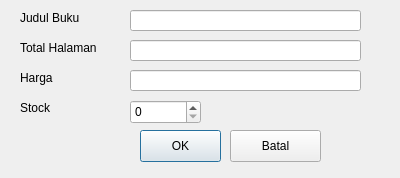
<?xml version="1.0" encoding="UTF-8"?>
<ui version="4.0">
 <class>Dialog</class>
 <widget class="QDialog" name="Dialog">
  <property name="geometry">
   <rect>
    <x>0</x>
    <y>0</y>
    <width>400</width>
    <height>178</height>
   </rect>
  </property>
  <property name="windowTitle">
   <string>Tambah/Ubah Buku</string>
  </property>
  <widget class="QLabel" name="label">
   <property name="geometry">
    <rect>
     <x>20</x>
     <y>10</y>
     <width>81</width>
     <height>16</height>
    </rect>
   </property>
   <property name="text">
    <string>Judul Buku</string>
   </property>
  </widget>
  <widget class="QLabel" name="label_2">
   <property name="geometry">
    <rect>
     <x>20</x>
     <y>40</y>
     <width>91</width>
     <height>16</height>
    </rect>
   </property>
   <property name="text">
    <string>Total Halaman</string>
   </property>
  </widget>
  <widget class="QLabel" name="label_3">
   <property name="geometry">
    <rect>
     <x>20</x>
     <y>70</y>
     <width>60</width>
     <height>16</height>
    </rect>
   </property>
   <property name="text">
    <string>Harga</string>
   </property>
  </widget>
  <widget class="QLineEdit" name="txtJudulBuku">
   <property name="geometry">
    <rect>
     <x>130</x>
     <y>10</y>
     <width>231</width>
     <height>21</height>
    </rect>
   </property>
  </widget>
  <widget class="QLineEdit" name="txtTotalHal">
   <property name="geometry">
    <rect>
     <x>130</x>
     <y>40</y>
     <width>231</width>
     <height>21</height>
    </rect>
   </property>
  </widget>
  <widget class="QLineEdit" name="txtHarga">
   <property name="geometry">
    <rect>
     <x>130</x>
     <y>70</y>
     <width>231</width>
     <height>21</height>
    </rect>
   </property>
  </widget>
  <widget class="QPushButton" name="btnOk">
   <property name="geometry">
    <rect>
     <x>140</x>
     <y>130</y>
     <width>81</width>
     <height>32</height>
    </rect>
   </property>
   <property name="text">
    <string>OK</string>
   </property>
  </widget>
  <widget class="QPushButton" name="btnBatal">
   <property name="geometry">
    <rect>
     <x>230</x>
     <y>130</y>
     <width>91</width>
     <height>32</height>
    </rect>
   </property>
   <property name="text">
    <string>Batal</string>
   </property>
  </widget>
  <widget class="QLabel" name="label_4">
   <property name="geometry">
    <rect>
     <x>20</x>
     <y>100</y>
     <width>60</width>
     <height>16</height>
    </rect>
   </property>
   <property name="text">
    <string>Stock</string>
   </property>
  </widget>
  <widget class="QSpinBox" name="stock">
   <property name="geometry">
    <rect>
     <x>130</x>
     <y>100</y>
     <width>71</width>
     <height>24</height>
    </rect>
   </property>
   <property name="maximum">
    <number>999</number>
   </property>
  </widget>
 </widget>
 <resources/>
 <connections/>
</ui>
